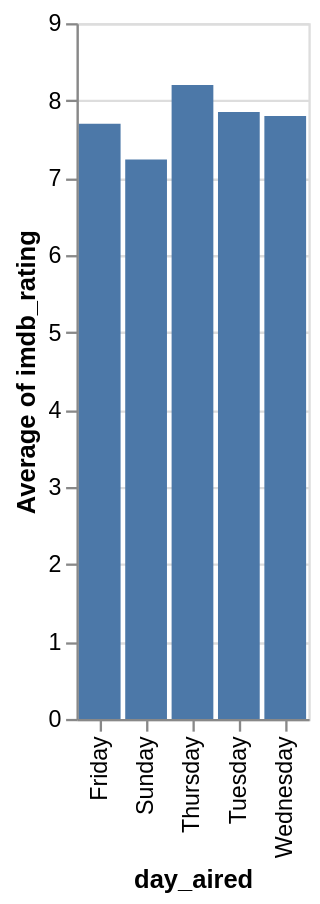

Notebook cell for this chart:
### Code cell
# Q4
# Day Rating Distribution
alt.Chart(df).mark_bar().encode(
    x='day_aired',
    y='average(imdb_rating)'
)

### Figure 1 — Vega-Lite specification as saved in the notebook (floating-point values rounded to 4 significant figures; data arrays with more than 128 entries replaced by an {"elided": "..."} marker saying what was removed)
{"config": {"view": {"continuousWidth": 300, "continuousHeight": 300}}, "data": {"name": "data-242337d988399a6930d745eee72c1f37"}, "mark": {"type": "bar"}, "encoding": {"x": {"field": "day_aired", "type": "nominal"}, "y": {"aggregate": "average", "field": "imdb_rating", "type": "quantitative"}}, "$schema": "https://vega.github.io/schema/vega-lite/v6.1.0.json", "datasets": {"data-242337d988399a6930d745eee72c1f37": {"elided": "600 records"}}}
